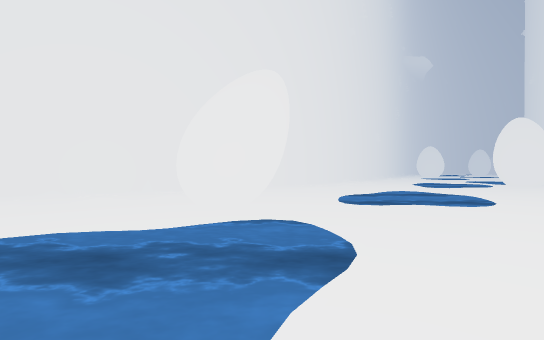
View 1 (above)

17 first-person views from a walk through a scene from a Unity 3-D project. The camera is 1.2 m above the floor, looks level and sees 90° across. The floor is counted in squares, 2 m on a side. Each view is taken from the middle of a square. On the plan, view 1 faces up. The plan holds only what a view shows up to about 9 squares ahead; the rest is blank. The place goes on beyond the plan. The player is left out. Surface patterns are stand-ins for the level's own textures.

View 2
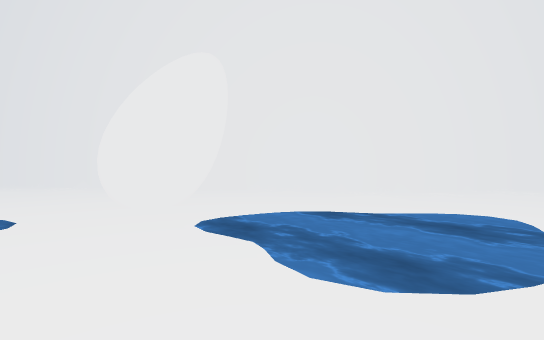

View 3
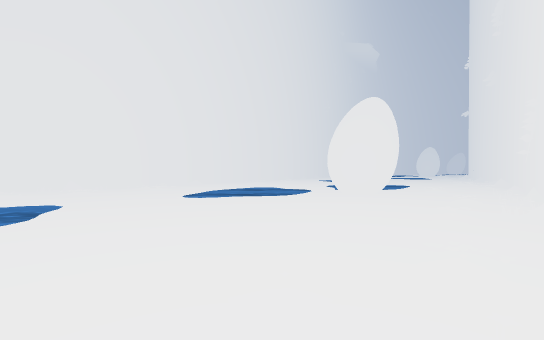

View 4
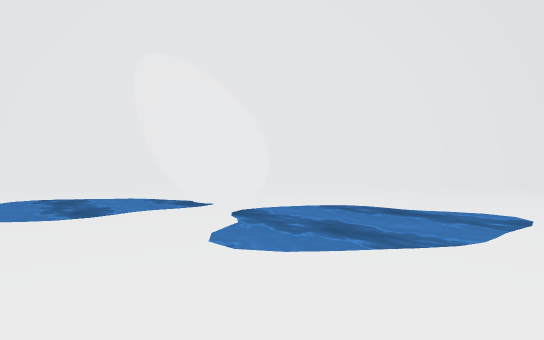

View 5
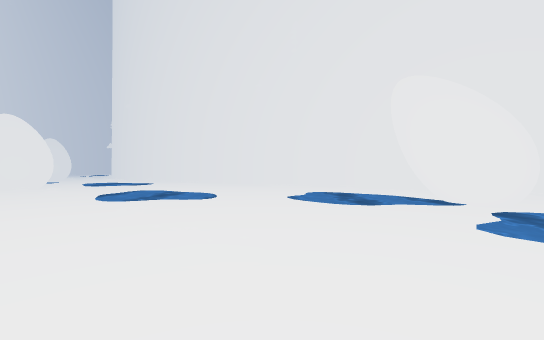

View 6
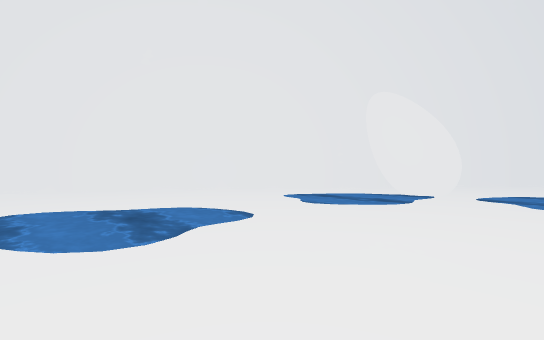

View 7
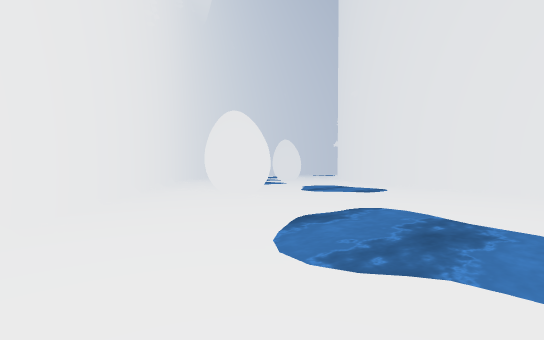

View 8
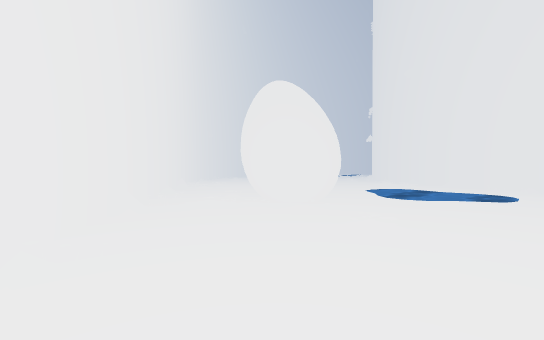

View 9
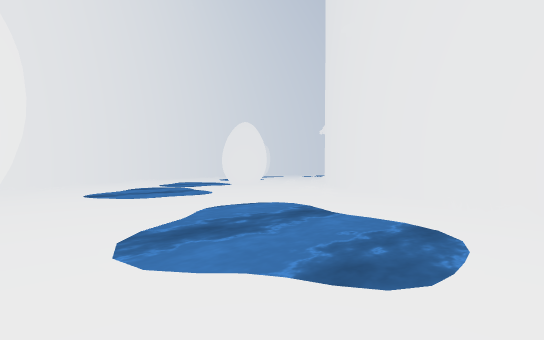

View 10
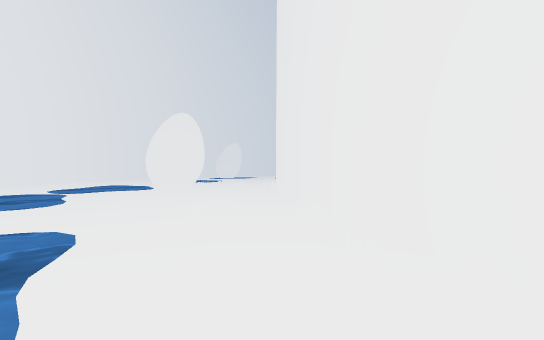

View 11
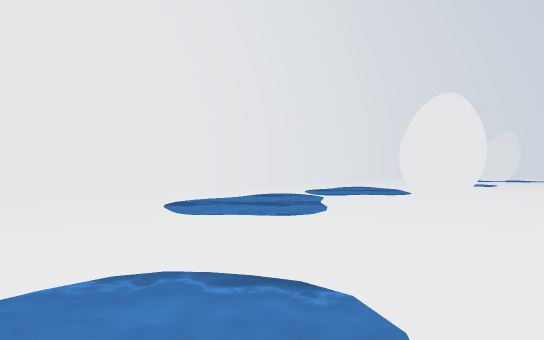

View 12
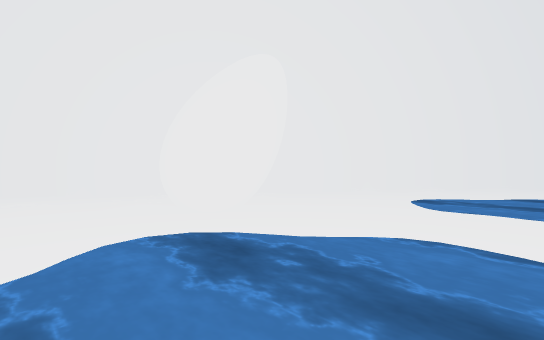

View 13
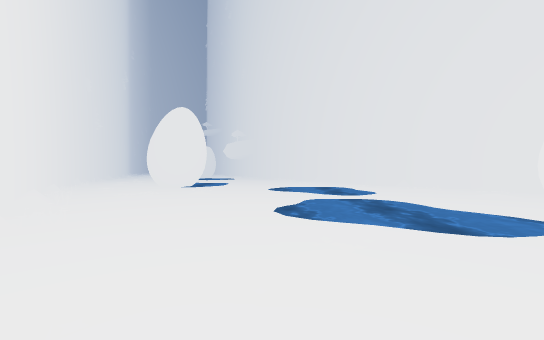

View 14
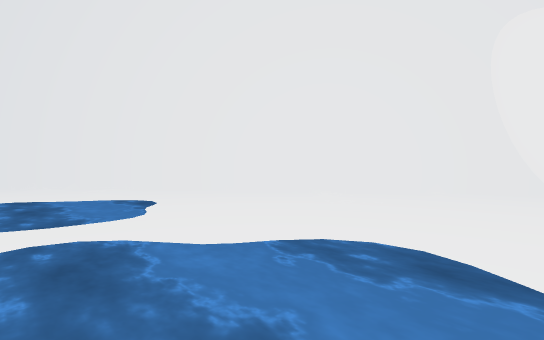

View 15
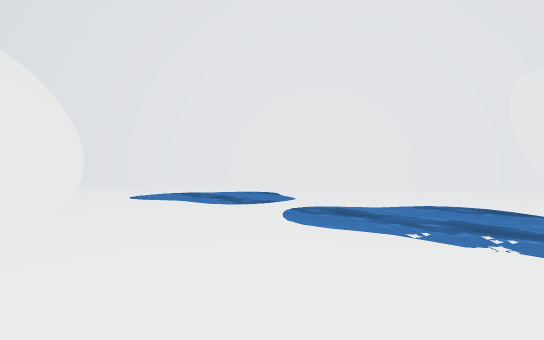

View 16
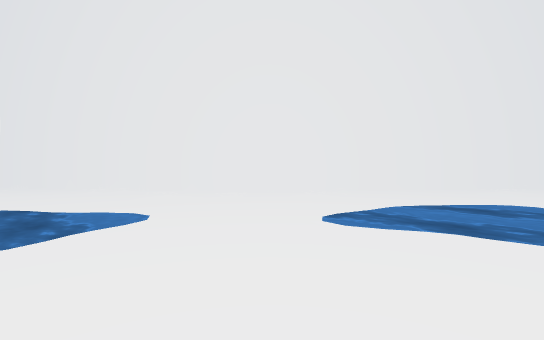

View 17
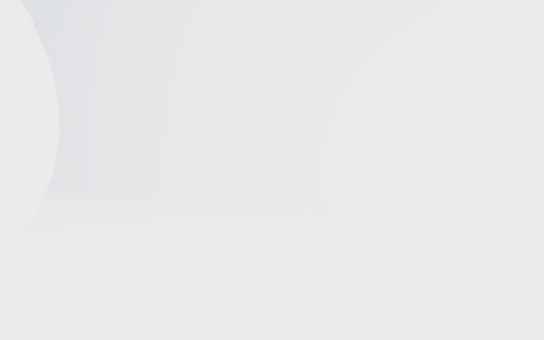

### Floor plan
Key: @ floor where view 1 was taken; # wall or solid block; . main floor; : floor 0.25 m higher than the main floor; / step, stairs or slope; ~ water the walk can cross.
Columns run from 6 left of view 1 to 22 right of it. Each row starts with its distance up from view 1.
 30                     ##....~.
 29                    ##....~~.
 28                   ##//..~~~#
 27                   #//..~~..##
 26                  ##...~~.....
 25                  #....~~.....
 24                 ##..........#
 23                ##..##......##
 22                #...##.~~...#
 21               ##.....~~~..##
 20              ##.......~..##
 19             ##...........#
 18             #/...~~......#
 17            ##...~~~.....##
 16           ##../.~~......#
 15          ##.//.........##
 14          #/./.........##
 13         ##......~~....#
 12        ##/.....~~~...##
 11       ##///.~~.##...##
 10      ##/....~~.##...#
  9     ##../...~~....###
  8  ####/./..........##
  7 ##.../...~.......##
  6 #...//..~~~..../##
  5 .../.##.~~~.../.#
  4 .:.........../.##
  3 /.....~....../##
  2 ~~~.~~~......##
  1 ~~~.~~~.....##
  0 .~....@...###
 -1 .........##
 -2 ........##
 -3 #.....###
 -4 #....##
 -5 ...###
 -6 ..##
 -7 ###

Where each view was taken, in squares from view 1:
view 1: 0 up, 0 right, facing up
view 2: 3 up, 4 right, facing up-left
view 3: 3 up, 7 right, facing up
view 4: 13 up, 5 right, facing down-right
view 5: 14 up, 4 right, facing right
view 6: 18 up, 7 right, facing down-right
view 7: 16 up, 8 right, facing up-right
view 8: 19 up, 9 right, facing up-right
view 9: 19 up, 14 right, facing up-right
view 10: 19 up, 17 right, facing up-right
view 11: 21 up, 17 right, facing up
view 12: 20 up, 17 right, facing up-left
view 13: 0 up, 3 right, facing left
view 14: 2 up, 6 left, facing down-right
view 15: 5 up, 6 left, facing down-right
view 16: 6 up, 7 right, facing up-left
view 17: 8 up, 8 right, facing right
